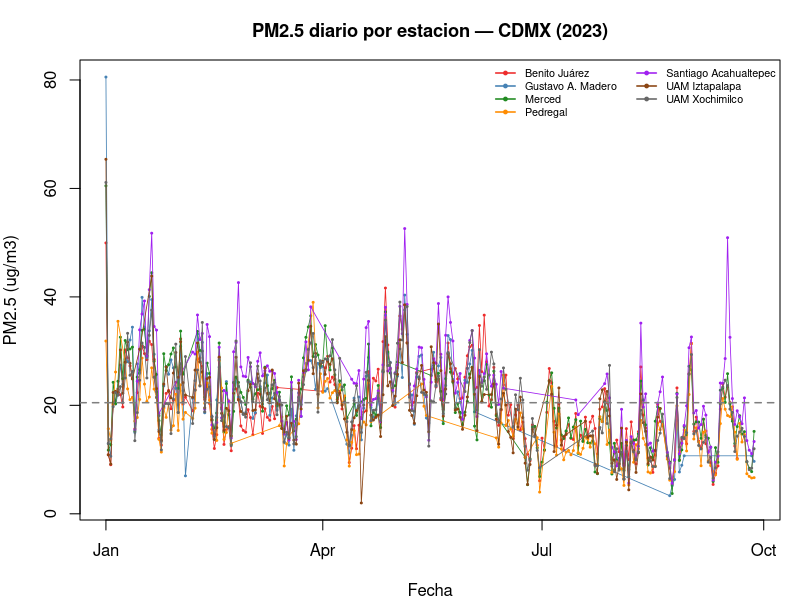
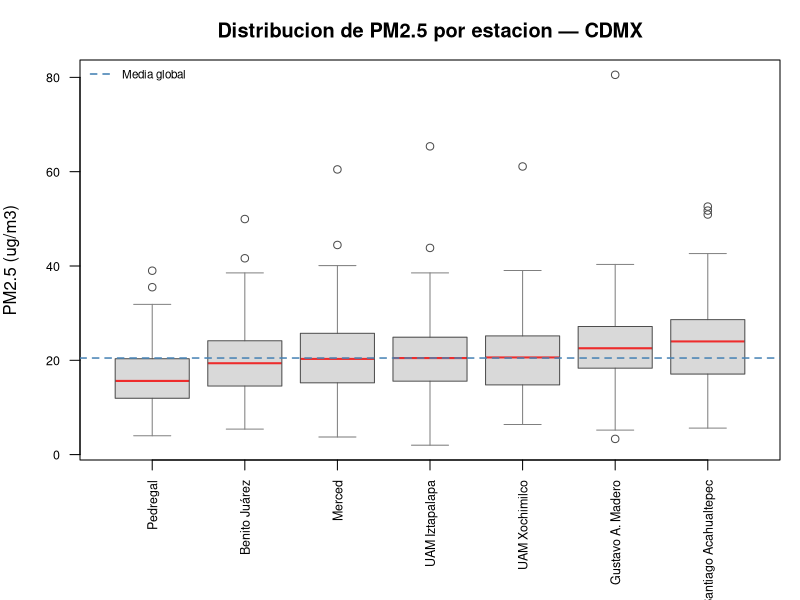
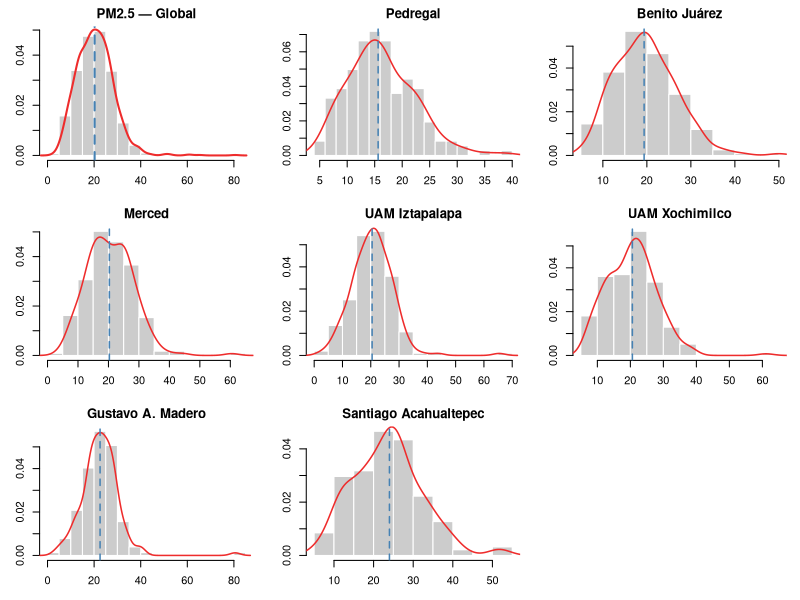
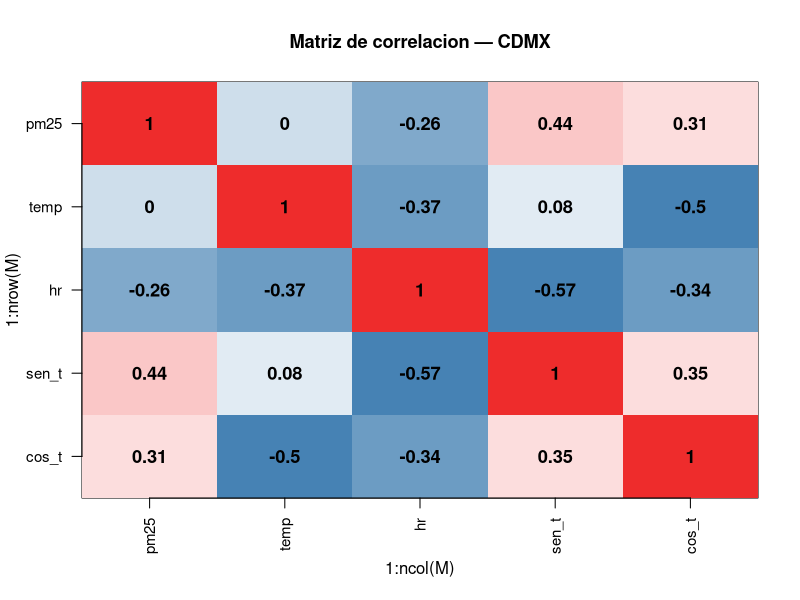
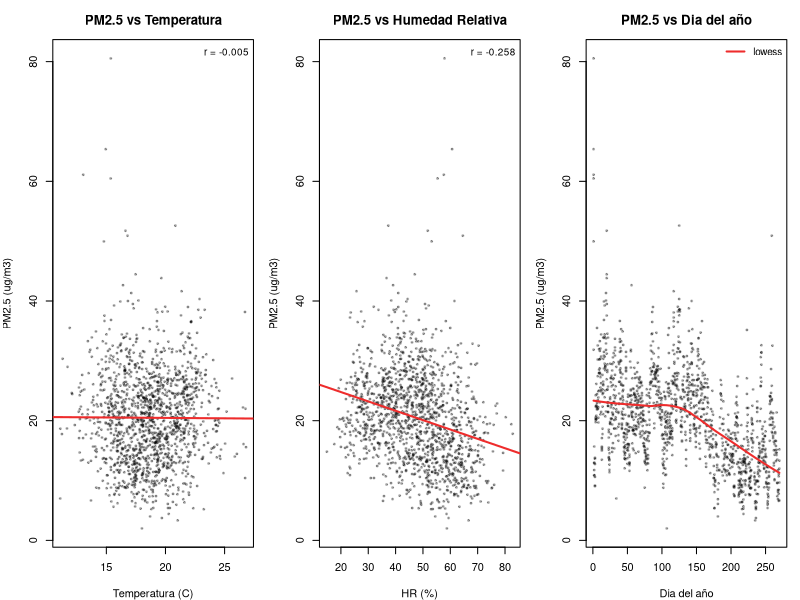
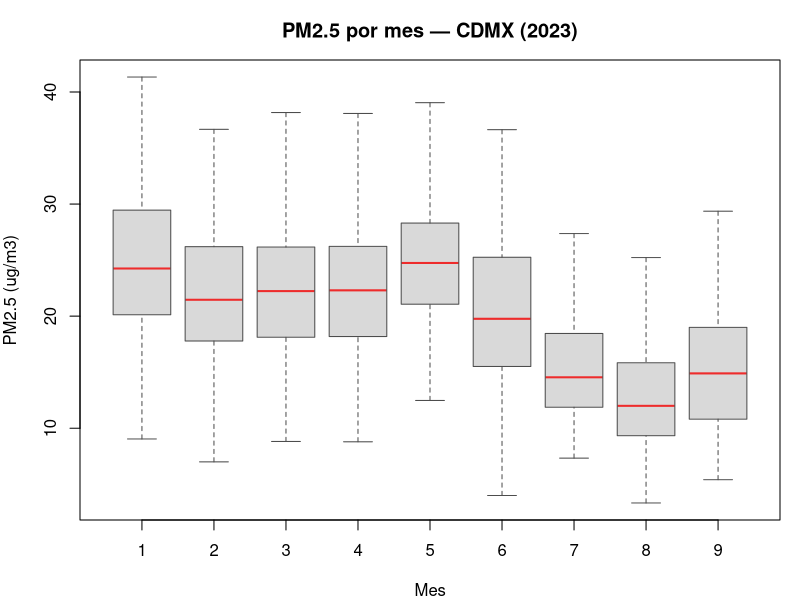

The R script that drew these images, in order:
options(repos="http://cran.itam.mx/")
library(dplyr)
library(lubridate)

wdir <- "C:/Users/pauli/Documents/RegresionAvanzada/Contaminacion-CDMX/"
setwd(wdir)

imgdir <- "output/figures/"
dir.create(imgdir, recursive=TRUE, showWarnings=FALSE)

df <- read.csv("data/clean/pm25_cdmx_jags.csv", stringsAsFactors=FALSE)
df$date <- as.Date(df$date)

# ============================================================
# 1. SERIE TEMPORAL POR ESTACION
# ============================================================
png(file.path(imgdir, "eda_cdmx_series.png"), width=900, height=550)
par(mfrow=c(1,1), mar=c(4,4,3,1))

estaciones <- sort(unique(df$estacion))
colores_est <- c("firebrick2","steelblue","forestgreen","darkorange",
                 "purple","chocolate4","grey40")

plot(range(df$date), range(df$pm25), type="n",
     main="PM2.5 diario por estacion — CDMX (2023)",
     xlab="Fecha", ylab="PM2.5 (ug/m3)", cex.main=1.1)

for (i in seq_along(estaciones)) {
  sub <- df[df$estacion == estaciones[i], ]
  lines(sub$date, sub$pm25, col=colores_est[i], lwd=0.8)
  points(sub$date, sub$pm25, col=colores_est[i], pch=20, cex=0.4)
}

abline(h=mean(df$pm25, na.rm=TRUE), col="grey50", lty=2, lwd=1.5)
legend("topright", legend=estaciones, col=colores_est, lwd=1.5, pch=20,
       cex=0.65, bty="n", ncol=2)
dev.off()
cat("Guardado: eda_cdmx_series.png\n")

# ============================================================
# 2. BOXPLOT POR ESTACION (ordenado por mediana)
# ============================================================
ord_est <- df %>% group_by(estacion) %>% summarise(med=median(pm25)) %>% arrange(med) %>% pull(estacion)
df$estacion <- factor(df$estacion, levels=ord_est)

png(file.path(imgdir, "eda_cdmx_boxplot_estacion.png"), width=800, height=500)
par(mfrow=c(1,1), mar=c(7,4,3,1))
boxplot(pm25 ~ estacion, data=df, outline=TRUE,
        main="Distribucion de PM2.5 por estacion — CDMX",
        xlab="", ylab="PM2.5 (ug/m3)", las=2, cex.axis=0.75,
        col="grey85", border="grey30", medcol="firebrick2", medlwd=2,
        whisklty=1, whiskcol="grey50", staplecol="grey50")
abline(h=mean(df$pm25, na.rm=TRUE), col="steelblue", lty=2, lwd=1.5)
legend("topleft", legend="Media global", col="steelblue", lty=2, lwd=1.5, bty="n", cex=0.7)
dev.off()
cat("Guardado: eda_cdmx_boxplot_estacion.png\n")

# ============================================================
# 3. HISTOGRAMA + DENSIDAD GLOBAL Y POR ESTACION
# ============================================================
png(file.path(imgdir, "eda_cdmx_histogramas.png"), width=900, height=600)
par(mfrow=c(3,3), mar=c(3,3,2,1))

# Global
hist(df$pm25, breaks=25, main="PM2.5 — Global", xlab="", ylab="",
     col="grey80", border="white", freq=FALSE)
lines(density(df$pm25, na.rm=TRUE), col="firebrick2", lwd=2)
abline(v=median(df$pm25, na.rm=TRUE), col="steelblue", lty=2, lwd=2)

# Por estacion
for (e in ord_est) {
  sub <- df[df$estacion == e, ]$pm25
  hist(sub, breaks=15, main=e, xlab="", ylab="",
       col="grey80", border="white", freq=FALSE)
  lines(density(sub, na.rm=TRUE), col="firebrick2", lwd=1.5)
  abline(v=median(sub, na.rm=TRUE), col="steelblue", lty=2, lwd=1.5)
}
dev.off()
cat("Guardado: eda_cdmx_histogramas.png\n")

# ============================================================
# 4. MATRIZ DE CORRELACION
# ============================================================
png(file.path(imgdir, "eda_cdmx_correlacion.png"), width=600, height=600)
vars_num <- df[, c("pm25","temp","hr","sen_t","cos_t")]
M <- cor(vars_num, use="complete.obs")

corr_colors <- colorRampPalette(c("steelblue","white","firebrick2"))(20)
image(1:ncol(M), 1:nrow(M), t(M)[, nrow(M):1], col=corr_colors,
      xaxt="n", yaxt="n", main="Matriz de correlacion — CDMX", cex.main=1.1)
axis(1, at=1:ncol(M), labels=colnames(M), las=2, cex.axis=0.9)
axis(2, at=1:nrow(M), labels=rev(rownames(M)), las=1, cex.axis=0.9)

for (i in 1:ncol(M)) {
  for (j in 1:nrow(M)) {
    text(i, nrow(M)-j+1, round(M[j,i], 2), cex=1.1, font=2)
  }
}
dev.off()
cat("Guardado: eda_cdmx_correlacion.png\n")

# ============================================================
# 5. SCATTER PLOTS (PM2.5 vs covariables)
# ============================================================
png(file.path(imgdir, "eda_cdmx_scatter.png"), width=900, height=450)
par(mfrow=c(1,3), mar=c(4,4,3,1))

# PM2.5 vs Temp
plot(df$temp, df$pm25, pch=20, col=rgb(0,0,0,0.3), cex=0.6,
     main="PM2.5 vs Temperatura", xlab="Temperatura (C)", ylab="PM2.5 (ug/m3)")
abline(lm(pm25 ~ temp, data=df), col="firebrick2", lwd=2)
legend("topright", legend=paste0("r = ", round(cor(df$pm25, df$temp), 3)),
       bty="n", cex=0.9)

# PM2.5 vs HR
plot(df$hr, df$pm25, pch=20, col=rgb(0,0,0,0.3), cex=0.6,
     main="PM2.5 vs Humedad Relativa", xlab="HR (%)", ylab="PM2.5 (ug/m3)")
abline(lm(pm25 ~ hr, data=df), col="firebrick2", lwd=2)
legend("topright", legend=paste0("r = ", round(cor(df$pm25, df$hr), 3)),
       bty="n", cex=0.9)

# PM2.5 vs dia del año
plot(df$dia_año, df$pm25, pch=20, col=rgb(0,0,0,0.3), cex=0.6,
     main="PM2.5 vs Dia del año", xlab="Dia del año", ylab="PM2.5 (ug/m3)")
lines(lowess(df$dia_año, df$pm25), col="firebrick2", lwd=2)
legend("topright", legend="lowess", col="firebrick2", lwd=2, bty="n", cex=0.9)

dev.off()
cat("Guardado: eda_cdmx_scatter.png\n")

# ============================================================
# 6. BOXPLOT TEMPORAL (por mes)
# ============================================================
png(file.path(imgdir, "eda_cdmx_boxplot_mes.png"), width=700, height=400)
par(mfrow=c(1,1), mar=c(4,4,3,1))
meses <- c("Ene","Feb","Mar","Abr","May","Jun","Jul","Ago","Sep","Oct","Nov","Dic")
df$mes_nombre <- meses[df$mes]
boxplot(pm25 ~ mes, data=df, outline=FALSE,
        main="PM2.5 por mes — CDMX (2023)",
        xlab="Mes", ylab="PM2.5 (ug/m3)",
        col="grey85", border="grey30", medcol="firebrick2", medlwd=2)
dev.off()
cat("Guardado: eda_cdmx_boxplot_mes.png\n")

# ============================================================
# 7. Resumen estadistico
# ============================================================
resumen <- df %>%
  group_by(estacion, alcaldia) %>%
  summarise(
    n = n(),
    pm25_mean = mean(pm25, na.rm=TRUE),
    pm25_sd = sd(pm25, na.rm=TRUE),
    pm25_med = median(pm25, na.rm=TRUE),
    pm25_min = min(pm25, na.rm=TRUE),
    pm25_max = max(pm25, na.rm=TRUE),
    temp_mean = mean(temp, na.rm=TRUE),
    hr_mean = mean(hr, na.rm=TRUE),
    .groups="drop"
  ) %>%
  arrange(desc(pm25_mean))

write.csv(resumen, file.path(imgdir, "eda_cdmx_resumen.csv"), row.names=FALSE)
cat("\n=== Resumen estadistico ===\n")
print(resumen)
cat("\nEDA completado. Imagenes en output/figures/\n")
